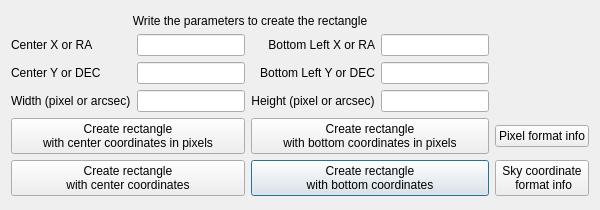
<?xml version="1.0" encoding="UTF-8"?>
<ui version="4.0">
 <class>rectangleCreation</class>
 <widget class="QDialog" name="rectangleCreation">
  <property name="geometry">
   <rect>
    <x>0</x>
    <y>0</y>
    <width>600</width>
    <height>210</height>
   </rect>
  </property>
  <property name="minimumSize">
   <size>
    <width>600</width>
    <height>210</height>
   </size>
  </property>
  <property name="windowTitle">
   <string>rectangleCreation</string>
  </property>
  <layout class="QGridLayout" name="gridLayout_2">
   <item row="0" column="0">
    <layout class="QGridLayout" name="gridLayout">
     <item row="3" column="1">
      <widget class="QLineEdit" name="widthLineEdit">
       <property name="minimumSize">
        <size>
         <width>70</width>
         <height>0</height>
        </size>
       </property>
       <property name="maximumSize">
        <size>
         <width>16777215</width>
         <height>16777215</height>
        </size>
       </property>
      </widget>
     </item>
     <item row="2" column="3">
      <widget class="QLineEdit" name="bottomLeftYLineEdit">
       <property name="minimumSize">
        <size>
         <width>60</width>
         <height>0</height>
        </size>
       </property>
       <property name="maximumSize">
        <size>
         <width>16777215</width>
         <height>16777215</height>
        </size>
       </property>
      </widget>
     </item>
     <item row="2" column="2">
      <widget class="QLabel" name="label_4">
       <property name="text">
        <string>Bottom Left Y or DEC</string>
       </property>
       <property name="alignment">
        <set>Qt::AlignRight|Qt::AlignTrailing|Qt::AlignVCenter</set>
       </property>
      </widget>
     </item>
     <item row="3" column="3">
      <widget class="QLineEdit" name="heightLineEdit">
       <property name="minimumSize">
        <size>
         <width>60</width>
         <height>0</height>
        </size>
       </property>
       <property name="maximumSize">
        <size>
         <width>16777215</width>
         <height>16777215</height>
        </size>
       </property>
      </widget>
     </item>
     <item row="3" column="2">
      <widget class="QLabel" name="label_5">
       <property name="text">
        <string>Height (pixel or arcsec)</string>
       </property>
       <property name="alignment">
        <set>Qt::AlignCenter</set>
       </property>
      </widget>
     </item>
     <item row="4" column="2" colspan="2">
      <widget class="QPushButton" name="createBottomButtonPixel">
       <property name="enabled">
        <bool>true</bool>
       </property>
       <property name="focusPolicy">
        <enum>Qt::NoFocus</enum>
       </property>
       <property name="text">
        <string>Create rectangle 
with bottom coordinates in pixels</string>
       </property>
      </widget>
     </item>
     <item row="2" column="1">
      <widget class="QLineEdit" name="centerYLineEdit">
       <property name="minimumSize">
        <size>
         <width>100</width>
         <height>0</height>
        </size>
       </property>
       <property name="maximumSize">
        <size>
         <width>16777215</width>
         <height>16777215</height>
        </size>
       </property>
      </widget>
     </item>
     <item row="5" column="2" colspan="2">
      <widget class="QPushButton" name="createBottomButtonCoord">
       <property name="text">
        <string>Create rectangle 
with bottom coordinates</string>
       </property>
      </widget>
     </item>
     <item row="1" column="2">
      <widget class="QLabel" name="label_2">
       <property name="text">
        <string>Bottom Left X or RA</string>
       </property>
       <property name="alignment">
        <set>Qt::AlignRight|Qt::AlignTrailing|Qt::AlignVCenter</set>
       </property>
      </widget>
     </item>
     <item row="1" column="3">
      <widget class="QLineEdit" name="bottomLeftXLineEdit">
       <property name="minimumSize">
        <size>
         <width>60</width>
         <height>0</height>
        </size>
       </property>
       <property name="maximumSize">
        <size>
         <width>16777215</width>
         <height>16777215</height>
        </size>
       </property>
      </widget>
     </item>
     <item row="0" column="0" colspan="4">
      <widget class="QLabel" name="label">
       <property name="sizePolicy">
        <sizepolicy hsizetype="Preferred" vsizetype="Fixed">
         <horstretch>0</horstretch>
         <verstretch>0</verstretch>
        </sizepolicy>
       </property>
       <property name="text">
        <string>Write the parameters to create the rectangle</string>
       </property>
       <property name="alignment">
        <set>Qt::AlignCenter</set>
       </property>
      </widget>
     </item>
     <item row="1" column="1">
      <widget class="QLineEdit" name="centerXLineEdit">
       <property name="sizePolicy">
        <sizepolicy hsizetype="Expanding" vsizetype="Fixed">
         <horstretch>0</horstretch>
         <verstretch>0</verstretch>
        </sizepolicy>
       </property>
       <property name="minimumSize">
        <size>
         <width>100</width>
         <height>0</height>
        </size>
       </property>
       <property name="maximumSize">
        <size>
         <width>16777215</width>
         <height>16777215</height>
        </size>
       </property>
      </widget>
     </item>
     <item row="2" column="0">
      <widget class="QLabel" name="label_7">
       <property name="sizePolicy">
        <sizepolicy hsizetype="Fixed" vsizetype="Preferred">
         <horstretch>0</horstretch>
         <verstretch>0</verstretch>
        </sizepolicy>
       </property>
       <property name="text">
        <string>Center Y or DEC</string>
       </property>
       <property name="alignment">
        <set>Qt::AlignLeading|Qt::AlignLeft|Qt::AlignVCenter</set>
       </property>
      </widget>
     </item>
     <item row="3" column="0">
      <widget class="QLabel" name="label_3">
       <property name="sizePolicy">
        <sizepolicy hsizetype="Fixed" vsizetype="Preferred">
         <horstretch>0</horstretch>
         <verstretch>0</verstretch>
        </sizepolicy>
       </property>
       <property name="text">
        <string>Width (pixel or arcsec)</string>
       </property>
      </widget>
     </item>
     <item row="1" column="0">
      <widget class="QLabel" name="label_6">
       <property name="sizePolicy">
        <sizepolicy hsizetype="Fixed" vsizetype="Preferred">
         <horstretch>0</horstretch>
         <verstretch>0</verstretch>
        </sizepolicy>
       </property>
       <property name="text">
        <string>Center X or RA</string>
       </property>
      </widget>
     </item>
     <item row="4" column="0" colspan="2">
      <widget class="QPushButton" name="createCenterButtonPixel">
       <property name="enabled">
        <bool>true</bool>
       </property>
       <property name="sizePolicy">
        <sizepolicy hsizetype="Minimum" vsizetype="Fixed">
         <horstretch>0</horstretch>
         <verstretch>0</verstretch>
        </sizepolicy>
       </property>
       <property name="minimumSize">
        <size>
         <width>0</width>
         <height>0</height>
        </size>
       </property>
       <property name="focusPolicy">
        <enum>Qt::NoFocus</enum>
       </property>
       <property name="contextMenuPolicy">
        <enum>Qt::DefaultContextMenu</enum>
       </property>
       <property name="acceptDrops">
        <bool>false</bool>
       </property>
       <property name="layoutDirection">
        <enum>Qt::LeftToRight</enum>
       </property>
       <property name="autoFillBackground">
        <bool>false</bool>
       </property>
       <property name="text">
        <string>Create rectangle 
with center coordinates in pixels</string>
       </property>
       <property name="default">
        <bool>false</bool>
       </property>
       <property name="flat">
        <bool>false</bool>
       </property>
      </widget>
     </item>
     <item row="5" column="4">
      <widget class="QPushButton" name="skyCoordInfoButton">
       <property name="text">
        <string>Sky coordinate
 format info</string>
       </property>
      </widget>
     </item>
     <item row="5" column="0" colspan="2">
      <widget class="QPushButton" name="createCenterButtonCoord">
       <property name="text">
        <string>Create rectangle 
with center coordinates</string>
       </property>
      </widget>
     </item>
     <item row="4" column="4">
      <widget class="QPushButton" name="pixelInfoButton">
       <property name="text">
        <string>Pixel format info</string>
       </property>
      </widget>
     </item>
    </layout>
   </item>
  </layout>
 </widget>
 <resources/>
 <connections/>
</ui>
